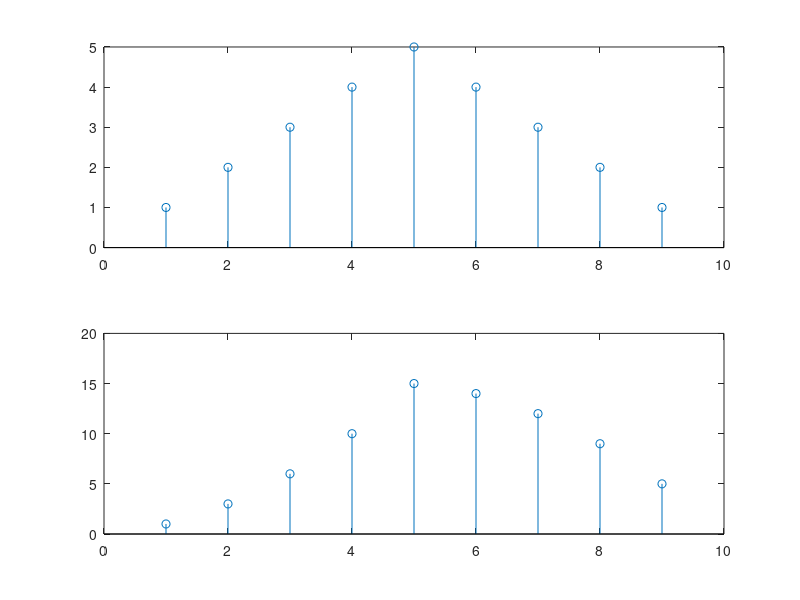

Write the MATLAB code that produced this figure.
% Part1.m
% Author: Charles Yang
% Signal&System 2.1(a)(b)(c)
%%
x = ones(1,5);
for i=1:5
    h(1,i) = i;
end
y1 = conv(x,x);
y2 = conv(h,x);
subplot(2,1,1);
stem(y1);
subplot(2,1,2);
stem(y2);
